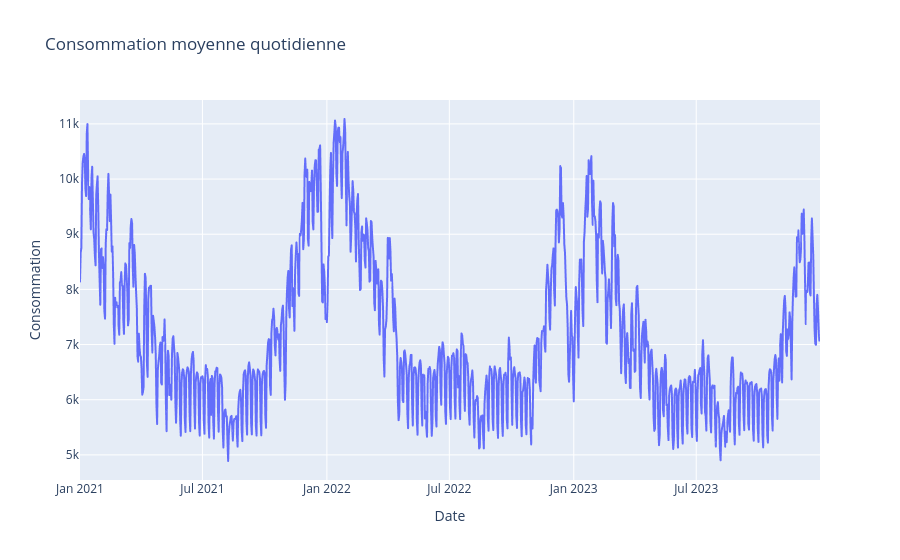

This figure's notebook cell:
### Code cell
# Évolution de la consommation dans le temps
df_daily = (
    df.dropna(subset=["Date","Consommation"])
      .groupby("Date", as_index=False)["Consommation"].mean()
)
df_daily["Date"] = pd.to_datetime(df_daily["Date"], errors="coerce")
fig1 = px.line(df_daily, x="Date", y="Consommation",
               title="Consommation moyenne quotidienne")
fig1.show()

### Figure 1 — Plotly figure (JSON) as saved in the notebook; plotly's stock layout.template omitted (floating-point values rounded to 4 significant figures; data arrays with more than 128 entries replaced by an {"elided": "..."} marker saying what was removed)
{"data": [{"hovertemplate": "Date=%{x}<br>Consommation=%{y}<extra></extra>", "legendgroup": "", "line": {"color": "#636efa", "dash": "solid"}, "marker": {"symbol": "circle"}, "mode": "lines", "name": "", "showlegend": false, "type": "scattergl", "x": {"elided": "1095 str values"}, "xaxis": "x", "y": {"elided": "1095 float values"}, "yaxis": "y"}], "layout": {"legend": {"tracegroupgap": 0}, "title": {"text": "Consommation moyenne quotidienne"}, "xaxis": {"anchor": "y", "domain": [0, 1], "title": {"text": "Date"}}, "yaxis": {"anchor": "x", "domain": [0, 1], "title": {"text": "Consommation"}}}}
